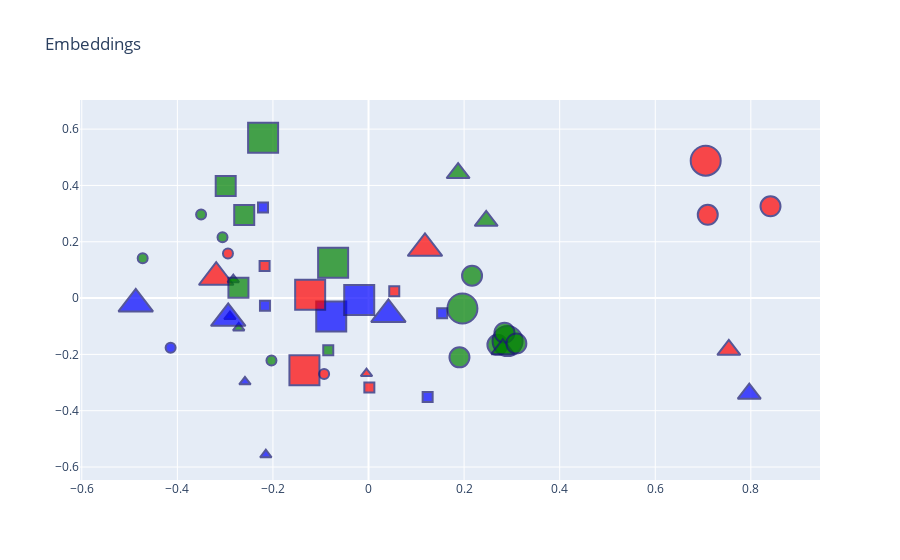

Here is the notebook cell this chart was saved with:
### Code cell
import plotly.graph_objects as go

custom_df = np.stack((df_plot['shape'], df_plot['noise'], df_plot['period']), axis=-1)

fig = go.Figure(data=go.Scatter(x=df_plot['x'],
                                y=df_plot['y'],
                                mode='markers',
                                marker_symbol=df_plot["symbols"],
                                marker_line_color="midnightblue", marker_color=df_plot["color"], 
                                marker_line_width=2, marker_size=df_plot["size"], 
                                ))        
fig.update_traces(
    customdata = custom_df, 
    #hovertemplate="Shape: %{customdata[0]}<br>Noise: %{customdata[1]}<br>Period: %{customedata[2]}")
    hovertemplate = "Shape : %{customdata[0]}<br>" + 
    "Noise: %{customdata[1]}<br>"+\
    "Period: %{customdata[2]}")
                                
fig.update_layout(title='Embeddings')
fig.show()

### Figure 1 — Plotly figure (JSON) as saved in the notebook; plotly's stock layout.template omitted (floating-point values rounded to 4 significant figures; data arrays with more than 128 entries replaced by an {"elided": "..."} marker saying what was removed)
{"data": [{"customdata": {"elided": "50x3 mixed values"}, "hovertemplate": "Shape : %{customdata[0]}<br>Noise: %{customdata[1]}<br>Period: %{customdata[2]}", "marker": {"color": ["green", "green", "blue", "red", "red", "green", "green", "red", "green", "red", "blue", "green", "blue", "blue", "red", "green", "green", "green", "green", "blue", "red", "blue", "blue", "blue", "green", "red", "blue", "red", "red", "green", "green", "green", "green", "green", "blue", "red", "red", "green", "green", "blue", "blue", "green", "green", "green", "red", "red", "blue", "blue", "green", "red"], "line": {"color": "midnightblue", "width": 2}, "size": [20, 20, 10, 20, 30, 10, 30, 30, 20, 10, 10, 10, 30, 30, 10, 10, 10, 20, 30, 30, 10, 10, 10, 10, 30, 10, 30, 10, 30, 20, 20, 10, 10, 20, 20, 30, 10, 30, 10, 10, 10, 20, 20, 20, 20, 20, 10, 30, 20, 30], "symbol": ["square", "square", "square", "triangle-up", "triangle-up", "triangle-up", "circle", "triangle-up", "circle", "square", "triangle-up", "circle", "triangle-up", "square", "square", "square", "circle", "circle", "square", "triangle-up", "square", "triangle-up", "circle", "triangle-up", "circle", "triangle-up", "square", "circle", "circle", "circle", "triangle-up", "circle", "circle", "triangle-up", "triangle-up", "square", "circle", "square", "triangle-up", "square", "square", "triangle-up", "circle", "circle", "circle", "circle", "square", "triangle-up", "square", "square"]}, "mode": "markers", "type": "scatter", "x": [-0.2988, -0.2601, 0.1237, 0.7539, -0.3187, -0.2716, 0.1965, 0.1181, 0.2166, 0.05384, -0.29, -0.4725, -0.2936, -0.07803, -0.2175, -0.08425, -0.3503, 0.2697, -0.07407, 0.04161, 0.001739, -0.2149, -0.4141, -0.2586, 0.2909, -0.004172, -0.01947, -0.2941, 0.7056, 0.2845, 0.2462, -0.2031, -0.3055, 0.1875, 0.7967, -0.1341, -0.09289, -0.2206, -0.283, 0.154, -0.2208, 0.281, 0.1903, 0.3093, 0.8411, 0.7099, -0.2167, -0.4871, -0.2722, -0.1221], "y": [0.398, 0.295, -0.3512, -0.1838, 0.07393, -0.106, -0.03703, 0.1767, 0.07955, 0.02467, -0.06585, 0.1411, -0.07197, -0.06576, 0.1135, -0.1849, 0.297, -0.1661, 0.1252, -0.05798, -0.3172, -0.5564, -0.1766, -0.2973, -0.1529, -0.2679, -0.006499, 0.1587, 0.4878, -0.1229, 0.2742, -0.2218, 0.2158, 0.4438, -0.3396, -0.2566, -0.2693, 0.5693, 0.06525, -0.05384, 0.3214, -0.1813, -0.2105, -0.1615, 0.3259, 0.2957, -0.02688, -0.0206, 0.03669, 0.01147]}], "layout": {"title": {"text": "Embeddings"}}}
